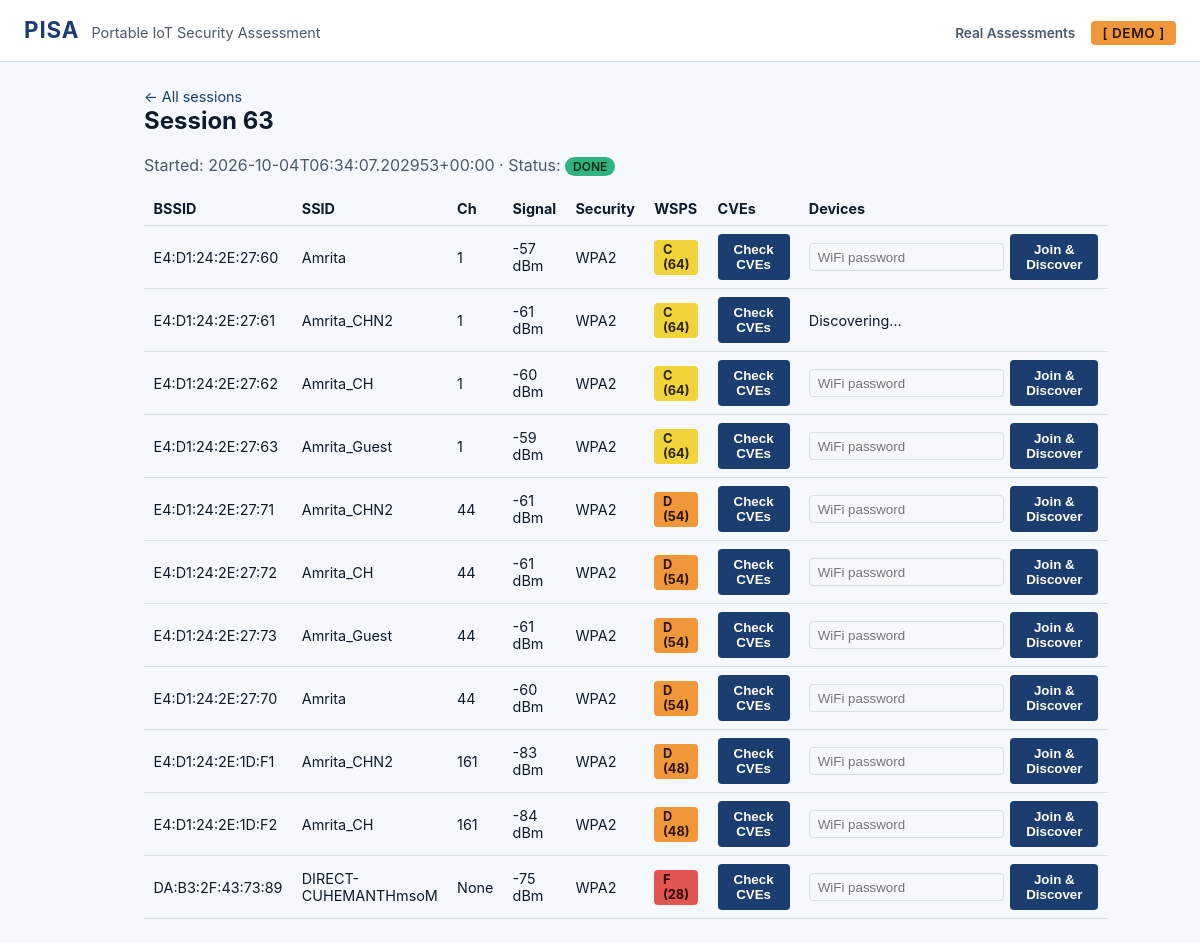
The page /sessions/63 on the database its author committed.
### tables this page shows
CREATE TABLE networks (
        id               INTEGER PRIMARY KEY AUTOINCREMENT,
        session_id       INTEGER REFERENCES sessions(id),
        bssid            TEXT    NOT NULL,
        ssid             TEXT,
        channel          INTEGER,
        signal_dbm       INTEGER,
        security         TEXT,
        encryption       TEXT,
        beacon_interval  INTEGER,
        pmf_enabled      INTEGER DEFAULT 0,
        wps_enabled      INTEGER DEFAULT 0,
        hidden           INTEGER DEFAULT 0,
        wsps_score       INTEGER,
        wsps_grade       TEXT,
        first_seen       TEXT    NOT NULL,
        last_seen        TEXT    NOT NULL, handshake_captured INTEGER DEFAULT 0, handshake_type TEXT, handshake_path TEXT, handshake_captured_at TEXT, discovery_status TEXT, discovery_started_at TEXT, discovery_completed_at TEXT, discovery_error TEXT,
        UNIQUE(bssid, session_id)
    );

### pisa/m5/routes/sessions.py (the view)
@bp.route("/sessions/<int:session_id>")
def detail(session_id):
    with get_connection(current_app.config["DB_PATH"]) as conn:
        session = queries.get_session(conn, session_id)
        if session is None:
            abort(404)
        networks = queries.get_networks(conn, session_id)
        cves_by_network = {n["id"]: queries.get_network_cves(conn, n["id"]) for n in networks}
    return render_template(
        "session_detail.html",
        session=session,
        networks=networks,
        cves_by_network=cves_by_network,
    )

### pisa/db/connection.py (called while the page is built)
def get_connection(db_path: str) -> sqlite3.Connection:
    conn = sqlite3.connect(db_path)
    conn.execute("PRAGMA foreign_keys = ON")
    conn.row_factory = sqlite3.Row
    return conn

### pisa/db/queries.py (called while the page is built)
def get_session(conn: sqlite3.Connection, session_id: int) -> dict | None:
    conn.row_factory = sqlite3.Row
    c = conn.cursor()
    c.execute("SELECT * FROM sessions WHERE id = ?", (session_id,))
    row = c.fetchone()
    return dict(row) if row else None

def get_network_cves(conn: sqlite3.Connection, network_id: int) -> list:
    conn.row_factory = sqlite3.Row
    c = conn.cursor()
    c.execute("SELECT * FROM network_cves WHERE network_id = ?", (network_id,))
    return [dict(r) for r in c.fetchall()]

def get_networks(conn: sqlite3.Connection, session_id: int) -> list:
    conn.row_factory = sqlite3.Row
    c = conn.cursor()
    c.execute("SELECT * FROM networks WHERE session_id = ? ORDER BY wsps_score DESC", (session_id,))
    return [dict(r) for r in c.fetchall()]

### pisa/m5/templates/session_detail.html (shortened to what this page needs)
{% extends "base.html" %}
{% block content %}
<a href="{{ url_for('dashboard.index') }}" class="back-link">&larr; All sessions</a>
<h2>Session {{ session.id }}</h2>
<p class="session-meta">
  Started: {{ session.started_at }}
  &middot; Status: <span class="status status-{{ session.status }}">{{ session.status }}</span>
</p>
{% if networks %}
<table class="networks-table">
  <thead>
    <tr>
      <th>BSSID</th><th>SSID</th><th>Ch</th><th>Signal</th><th>Security</th><th>WSPS</th><th>CVEs</th><th>Devices</th>
    </tr>
  </thead>
  <tbody>
    {% for n in networks %}
    <tr>
      <td>{{ n.bssid }}</td>
      <td>{{ n.ssid or '(hidden)' }}</td>
      <td>{{ n.channel }}</td>
      <td>{{ n.signal_dbm }} dBm</td>
      <td>{{ n.security }}</td>
      <td><span class="grade grade-{{ n.wsps_grade }}">{{ n.wsps_grade }} ({{ n.wsps_score }})</span></td>
      <td class="cve-cell" data-network-id="{{ n.id }}">
        {% set cves = cves_by_network.get(n.id, []) %}
        <button class="check-cves-btn" data-network-id="{{ n.id }}">{{ 'Recheck CVEs' if cves else 'Check CVEs' }}</button>
      </td>
      <td class="devices-cell" data-network-id="{{ n.id }}">
        {% if n.discovery_status == 'done' %}
          <button class="show-devices-btn" data-network-id="{{ n.id }}">Show Devices</button>
        {% elif n.discovery_status == 'running' %}
          <span>Discovering&hellip;</span>
        {% else %}
          <form class="join-form" data-network-id="{{ n.id }}">
            <input type="password" name="password" placeholder="WiFi password" required>
            <button type="submit">Join &amp; Discover</button>
          </form>
        {% endif %}
      </td>
    </tr>
    {% endfor %}
  </tbody>
</table>
{% else %}
<p>No networks captured in this session yet.</p>
{% endif %}
{% endblock %}

### pisa/m5/static/css/style.css (style rules this page uses)
:root { color-scheme: light dark; --bg: #0f1620; --panel: #16202c; --border: #2a3644; --text: #e6edf3; --muted: #8a99a8; --accent: #3a8bd8; }
@media (prefers-color-scheme: light) { :root { --bg: #f5f8fc; --panel: #ffffff; --border: #d7e0ea; --text: #0d1b2a; --muted: #4a5a6a; --accent: #1b3d6f; } }
* { box-sizing: border-box; }
body { margin: 0; background: var(--bg); color: var(--text); font-family: -apple-system, "Segoe UI", Roboto, sans-serif; }
h2 { margin-top: 0; }
input[type="text"], input[type="number"], input[type="password"] { background: var(--bg); border: 1px solid var(--border); color: var(--text); border-radius: 4px; padding: 0.35rem 0.5rem; }
button { background: var(--accent); color: white; border: none; border-radius: 4px; padding: 0.5rem 1rem; cursor: pointer; font-weight: 600; }
table { width: 100%; border-collapse: collapse; }
th, td { text-align: left; padding: 0.5rem 0.6rem; border-bottom: 1px solid var(--border); font-size: 0.9rem; }
.status { display: inline-block; padding: 0.15rem 0.5rem; border-radius: 999px; font-size: 0.75rem; font-weight: 600; text-transform: uppercase; }
.status-done { background: #2fb380; color: #002a1a; }
.grade { display: inline-block; padding: 0.15rem 0.55rem; border-radius: 4px; font-weight: 700; font-size: 0.8rem; }
.grade-C { background: #f0d43a; color: #2a2400; }
.grade-D { background: #f0973a; color: #2a1400; }
.grade-E, .grade-F { background: #e0554f; color: #2a0000; }
.back-link { color: var(--accent); text-decoration: none; font-size: 0.9rem; }
.session-meta { color: var(--muted); }
.join-form { display: flex; gap: 0.4rem; align-items: center; }

### rows shown on the page
networks: bssid "E4:D1:24:2E:27:60", ssid "Amrita", channel "1", signal_dbm "-57", security "WPA2", wsps_grade "C", wsps_score "64", value "Check CVEs"
networks: bssid "E4:D1:24:2E:27:61", ssid "Amrita_CHN2", channel "1", signal_dbm "-61", security "WPA2", wsps_grade "C", wsps_score "64", value "Check CVEs", discovery_status "Discovering…"
networks: bssid "E4:D1:24:2E:27:62", ssid "Amrita_CH", channel "1", signal_dbm "-60", security "WPA2", wsps_grade "C", wsps_score "64", value "Check CVEs"
networks: bssid "E4:D1:24:2E:27:63", ssid "Amrita_Guest", channel "1", signal_dbm "-59", security "WPA2", wsps_grade "C", wsps_score "64", value "Check CVEs"
networks: bssid "E4:D1:24:2E:27:71", ssid "Amrita_CHN2", channel "44", signal_dbm "-61", security "WPA2", wsps_grade "D", wsps_score "54", value "Check CVEs"
networks: bssid "E4:D1:24:2E:27:72", ssid "Amrita_CH", channel "44", signal_dbm "-61", security "WPA2", wsps_grade "D", wsps_score "54", value "Check CVEs"
networks: bssid "E4:D1:24:2E:27:73", ssid "Amrita_Guest", channel "44", signal_dbm "-61", security "WPA2", wsps_grade "D", wsps_score "54", value "Check CVEs"
networks: bssid "E4:D1:24:2E:27:70", ssid "Amrita", channel "44", signal_dbm "-60", security "WPA2", wsps_grade "D", wsps_score "54", value "Check CVEs"
networks: bssid "E4:D1:24:2E:1D:F1", ssid "Amrita_CHN2", channel "161", signal_dbm "-83", security "WPA2", wsps_grade "D", wsps_score "48", value "Check CVEs"
networks: bssid "E4:D1:24:2E:1D:F2", ssid "Amrita_CH", channel "161", signal_dbm "-84", security "WPA2", wsps_grade "D", wsps_score "48", value "Check CVEs"
networks: bssid "DA:B3:2F:43:73:89", ssid "DIRECT-CUHEMANTHmsoM", channel "None", signal_dbm "-75", security "WPA2", wsps_grade "F", wsps_score "28", value "Check CVEs"

### other values the page prints
{{ session.id }} "63"
{{ session.started_at }} "2026-10-04T06:34:07.202953+00:00"
{{ session.status }} "DONE"
